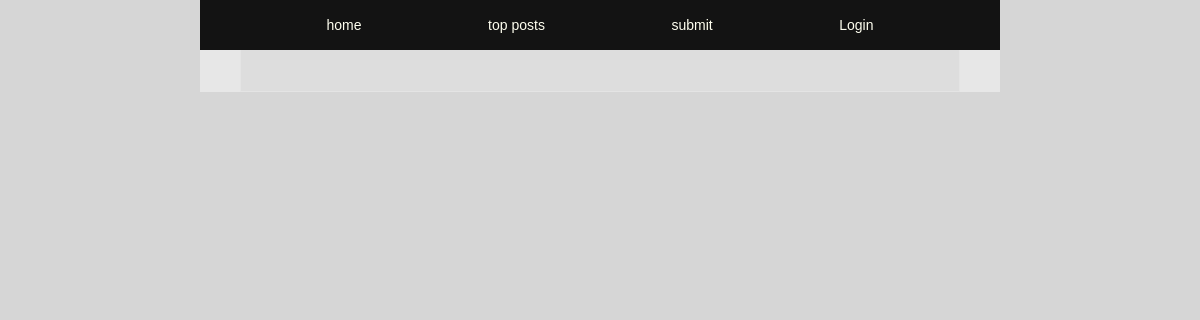
Before: / with the older database file.
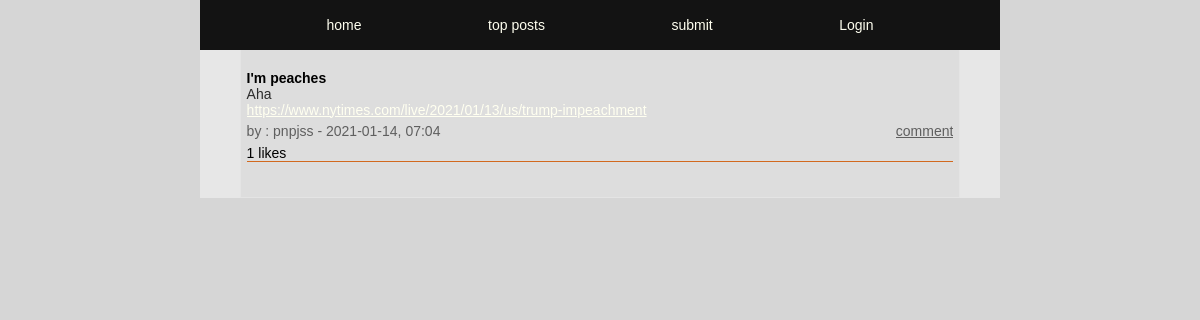
After: the same page with the newer database file.
### tables this page shows
CREATE TABLE posts (
id INTEGER PRIMARY KEY AUTOINCREMENT,
title TEXT,
user_id INTEGER,
url TEXT,
description TEXT,
post_date DATETIME);

CREATE TABLE users (
id INTEGER PRIMARY KEY AUTOINCREMENT,
username TEXT NOT NULL UNIQUE,
email TEXT NOT NULL UNIQUE,
firstname TEXT NOT NULL,
lastname TEXT NOT NULL,
passwd TEXT NOT NULL, 
biography TEXT, 
avatar TEXT);

### app/functions.php (called while the page is built, shortened)
<?php
function getLikes($pdo, $postId)
{
    $query = "SELECT COUNT(*) FROM upvotes WHERE post_id = :post_id";
    $statement = $pdo->prepare($query);
    $statement->bindParam(':post_id', $postId, PDO::PARAM_STR);
    $statement->execute();
    $likeCount = $statement->fetch(PDO::FETCH_ASSOC);
    return $likeCount;
}

### index.php (the view, shortened to what this page needs)
<?php
require __DIR__ . ('/app/views/header.php');
require __DIR__ . ('/app/autoload.php');
require __DIR__ . ('/app/views/nav.php');
if (isset($_GET['top-posts'])) {
    $posts = getMostLiked($pdo);
} else {
    $statement = $pdo->query('SELECT posts.*, users.username FROM users INNER JOIN posts ON posts.user_id = users.id ORDER BY post_date DESC');
    $posts = $statement->fetchAll(PDO::FETCH_ASSOC);
}
?>
<main>
    <section>
        <article class="index-container">
            <?php foreach ($posts as $post) : ?>
                <?php $postId = $post['id']; ?>
                <?php $likeCount = getLikes($pdo, $postId); ?>
                <div class="index-title">
                    <h4> <?= $post['title']; ?> </h4>
                </div>
                <div class="index-description">
                    <p><?= $post['description'] ?></p>
                </div>
                <div class="index-url">
                    <a href="<?= $post['url']; ?>"><?= $post['url']; ?></a>
                </div>
                <div class="index-poster-info">
                    <p><?= "by : " . $post['username'] . " - " . $post['post_date']; ?></p>
                    <a href="comments.php?id=<?= $post['id'] ?>&title=<?= $post['title'] ?>">comment</a>
                </div>
                <div class="index-poster-likes">
                    <?= $likeCount['COUNT(*)'] . ' likes ' ?>
                </div>
            <?php endforeach; ?>
        </article>
    </section>
</main>

### app/views/header.php (shortened to what this page needs)
<!DOCTYPE html>
<html lang="en">
<head>
    <link rel="stylesheet" href="/app/assets/style.css">
    <link rel="stylesheet" href="/app/assets/login.css">
    <link rel="stylesheet" href="/app/assets/settings.css">
    <link rel="stylesheet" href="/app/assets/index.css">
    <link rel="stylesheet" href="/app/assets/comments.css">
    <link rel="stylesheet" href="/app/assets/comment-edit.css">
    <link rel="stylesheet" href="/app/assets/submit.css">
    <link rel="stylesheet" href="/app/assets/register.css">
    <link rel="stylesheet" href="/app/assets/nav.css">
    <link rel="stylesheet" href="/app/assets/update.css">
</head>
<body>

### app/views/nav.php (shortened to what this page needs)
<nav>
    <ul>
        <li><a href="/../../index.php?latest">home</a></li>
        <li><a href="/../../index.php?top-posts">top posts</a></li>
        <li><a href="/../../submit.php">submit</a></li>
        <?php if (!isset($_SESSION['user'])) : ?>
            <li><a href="/../../login.php"> Login</a></li>
        <?php endif; ?>
    </ul>
</nav>

### app/assets/style.css (style rules this page uses)
* { box-sizing: border-box; margin: 0; font-family: Verdana, Geneva, Tahoma, sans-serif, Arial, Teko-regular; font-size: 14px; }
body { width: 100%; display: flex; justify-content: center; min-height: 100vh; width: 100%; position: absolute; margin-left: auto; margin-right: auto; background-color: rgb(214, 214, 214); }
a { color :ivory; }
main { display: flex; justify-content: center; height: 100%; width: 100%; background-color: #4e463a; max-width: 800px; }
section { display: flex; justify-content: center; width: 100% ; max-width: 800px; min-height:100% ; margin-top: 50px; background-color: rgb(231, 231, 231); flex-wrap: wrap; }

### app/assets/index.css (style rules this page uses)
.index-container { display: flex; width: 90%; height:auto; flex-wrap: wrap; background-color: rgb(221, 221, 221); border: 1px solid rgb(228, 228, 228); border-top: none; padding: 0.4rem ; padding-bottom: 2.5rem; }
.index-title { height : auto; width: 100%; margin-top: 1rem; }
.index-description { height : auto; word-break: break-all; width:90%; font-size: 16px; color: rgb(43, 43, 43); }
.index-url { width: 80%; overflow: hidden; text-overflow: ellipsis; white-space: nowrap; }
.index-poster-info { padding:0.4rem 0 0.4rem; display: flex; justify-content: space-between; height: auto; width: 100%; font-size: 14px; color: rgb(95, 95, 95); }
.index-poster-info a { color: rgb(95, 95, 95); overflow: hidden; text-overflow: ellipsis; white-space: nowrap; }
.index-poster-likes { display: flex; justify-content: flex-start; width: 100%; background-color: rgb(221, 221, 221); border: none; border-bottom: solid 1px chocolate; }

### app/assets/nav.css (style rules this page uses)
nav { display: flex; justify-content: space-evenly; align-items: center; background-color:#131313; color: ivory; width:100%; height: 50px; position: fixed; max-width: 800px; }
ul { display: flex; justify-content:space-evenly ; align-items: center; width: 100%; padding: 0; list-style: none; position: absolute; }
li { display: inline-block; cursor: pointer; }
nav a { text-decoration: none; }

Changed rows visible on the page:
added posts: title "I'm peaches", description "Aha", url "https://www.nytimes.com/live/2021/01/13/us/trump-impeachment", user.username "pnpjss", post_date "2021-01-14, 07:04", COUNT "1"
